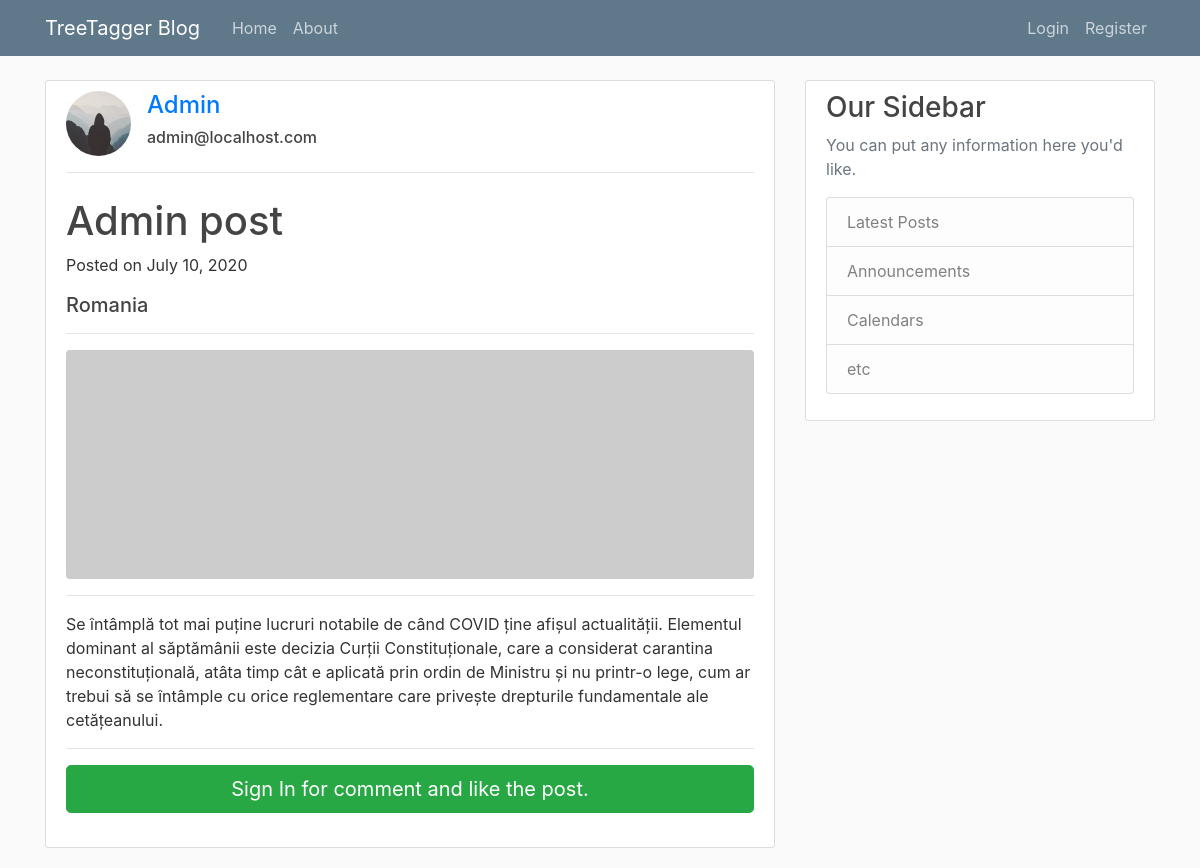
The page /post/13/ on the database its author committed.
### blog/models.py (models this page shows, shortened)
class Post(models.Model):
    author = models.ForeignKey(
        settings.AUTH_USER_MODEL, on_delete=models.CASCADE)
    title = models.CharField(max_length=100)
    content = models.TextField()
    lang = models.IntegerField(default=0)
    liked = models.ManyToManyField(
        settings.AUTH_USER_MODEL, blank=True, related_name='liked')
    date_posted = models.DateTimeField(default=timezone.now)
    objects = PostManager()
    class Meta:
        ordering = ('-date_posted', )

### users/models.py (models this page shows, shortened)
class Profile(models.Model):
    user = models.OneToOneField(User, on_delete=models.CASCADE)
    image = models.ImageField(default='default.jpg', upload_to='profile_pics')

### blog/views.py (the view)
# urls.py: path('post/<int:pk>/', PostDetailView.as_view(), name='post_detail'),
class PostDetailView(DetailView):
    model = Post

### blog/templates/blog/post_detail.html (shortened to what this page needs)
{% extends "blog/base.html" %}
{% load crispy_forms_tags %}
{% block content %}
<div class="content-section">
    <div class="media">
        <img class="d-flex mr-3 rounded-circle article-img" src="{{ object.author.profile.image.url }}" alt="">
        <div class="media-body">
            <h4 class="mt-0"><a href="{% url 'user_posts' object.author.username %}">{{ object.author }}</a></h4>
            <h6 class="mt-0">{{ object.author.email }}</h6>
        </div>
    </div>
    <hr>
    <div>
        <h1 class="mt-4">{{object.title}}</h1>
        <p>
            Posted on {{ object.date_posted|date:"F d, Y" }}
        </p>
        <h5> {% if object.lang == 0 %}
            English
            {% else %}
            Romania
            {% endif %}
        </h5>
    </div>
    <hr>
    <img class="img-fluid rounded" src="http://placehold.it/900x300" alt="">
    <hr>
    <p class="lead">{{ object.content|safe|linebreaks }}</p>
    <hr>
    {% if user.is_authenticated %}
    <div class="card my-4">
        <h5 class="card-header">Leave a Comment:</h5>
        <div class="card-body">
            <form method="POST" action="{% url 'add_comment' object.id %}">
                {% csrf_token %}
                <div class="form-group">
                    <textarea class="form-control" name="text" rows="3" required></textarea>
                    <input type="hidden" name="user_id" value="{{user.id}}">
                </div>
                <button class="btn btn-primary" type="submit">Comment</button>
            </form>
        </div>
    </div>
    {% else %}
    <a href="{% url 'login' %}" class="btn btn-success btn-lg btn-block mb-4">
        Sign In for comment and like the post.
    </a>
    {% endif %}
</div>
{% endblock content %}

### web/static/css/main.css (style rules this page uses)
body { background: #fafafa; color: #333333; margin-top: 5rem; }
h1, h2, h3, h4, h5, h6 { color: #444444; }
.content-section { background: #ffffff; padding: 10px 20px; border: 1px solid #dddddd; border-radius: 3px; margin-bottom: 20px; }
.article-img { height: 65px; width: 65px; margin-right: 16px; }

### rows shown on the page
Post: author.profile.image (placeholder picture), author "Admin", author.email "admin@localhost.com", title "Admin post", date_posted "July 10, 2020", content "Se întâmplă tot mai puține lucruri notabile de când COVID ține afișul actualității. Elementul dominant al săptămânii este decizia Curții Constituționale, care a considerat carantina neconstituțională, atâta timp cât e aplicată prin ordin de Ministru și nu printr-o lege, cum ar trebui să se întâmple cu orice reglementare care privește drepturile fundamentale ale cetățeanului."
